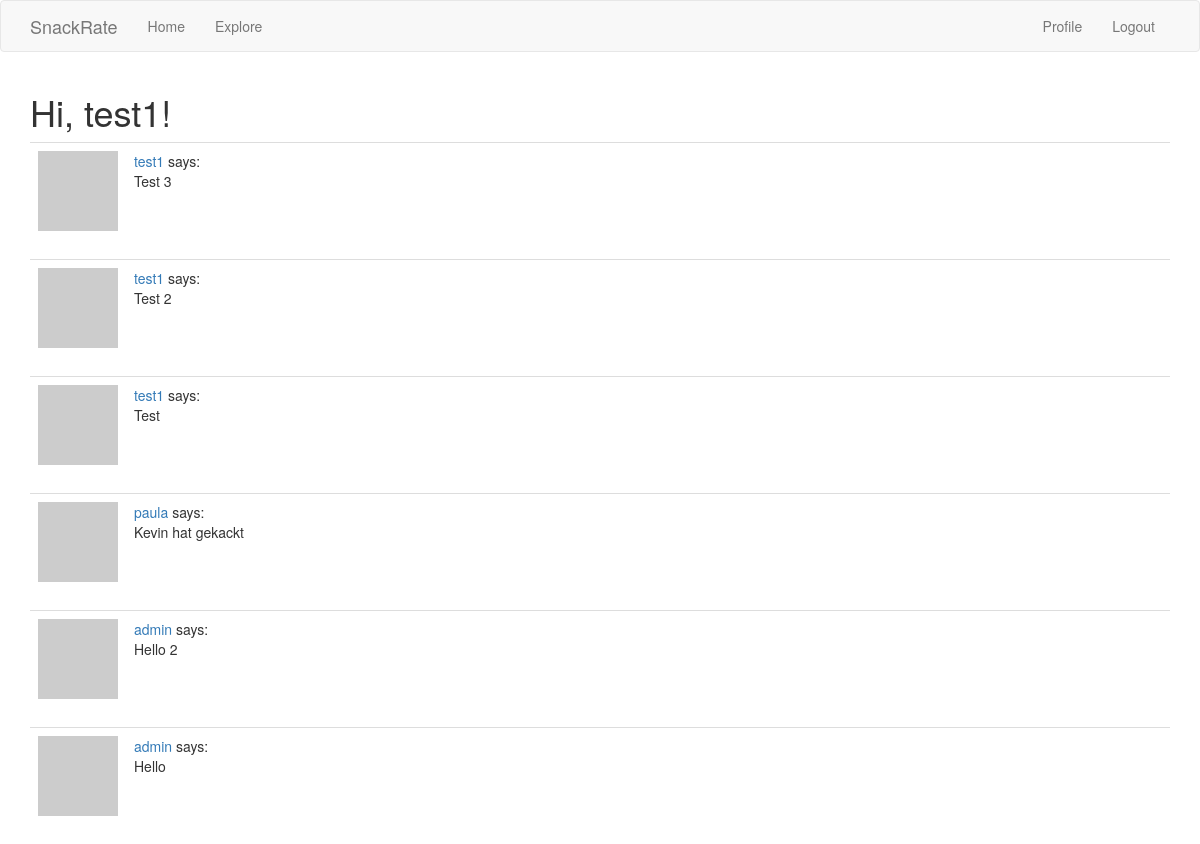
/explore (signed in), run on an earlier commit of the app's database.
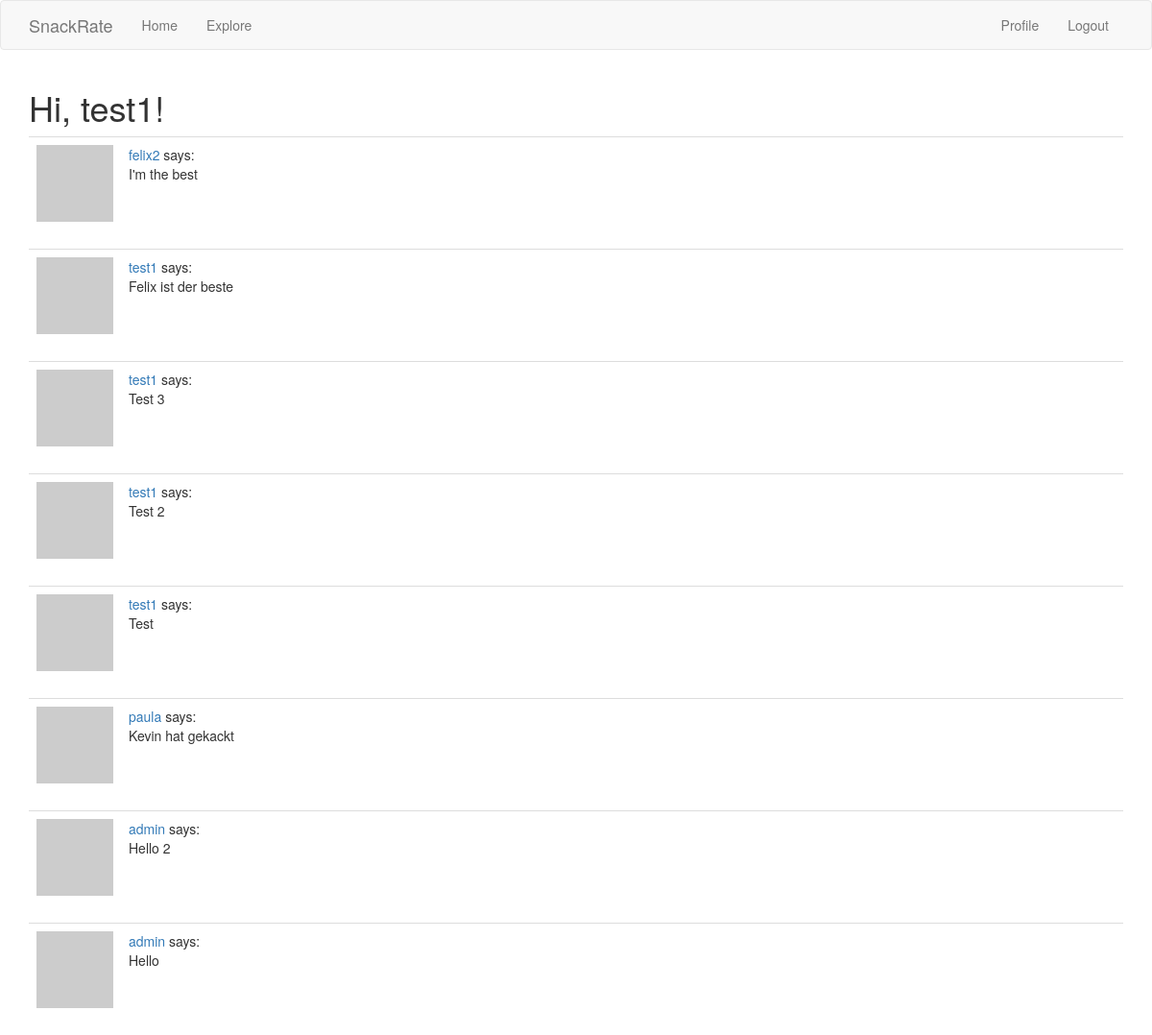
And on a later commit of the database.
### app/models.py (models this page shows, shortened)
class User(UserMixin, db.Model):
    id = db.Column(db.Integer, primary_key=True)
    username = db.Column(db.String(64), index=True, unique=True)
    email = db.Column(db.String(120), index=True, unique=True)
    password_hash = db.Column(db.String(128))
    posts = db.relationship('Post', backref='author', lazy='dynamic')
    about_me = db.Column(db.String(140))
    last_seen = db.Column(db.DateTime, default=datetime.utcnow)
    followed = db.relationship(
        'User', secondary=followers,
        primaryjoin=(followers.c.follower_id == id),
        secondaryjoin=(followers.c.followed_id == id),
        backref=db.backref('followers', lazy='dynamic'), lazy='dynamic')
    def avatar(self, size):
        digest = md5(self.email.lower().encode('utf-8')).hexdigest()
        return 'https://www.gravatar.com/avatar/{}?d=identicon&s={}'.format(digest,size)

class Post(db.Model):
    id = db.Column(db.Integer, primary_key=True)
    body = db.Column(db.String(140))
    timestamp = db.Column(db.DateTime, index=True, default=datetime.utcnow)
    user_id = db.Column(db.Integer, db.ForeignKey('user.id'))

### app/routes.py (the view)
@app.route('/explore')
@login_required
def explore():
    page = request.args.get('page', 1, type=int)
    posts = Post.query.order_by(Post.timestamp.desc()).paginate(
        page=page, per_page=app.config['POSTS_PER_PAGE'], error_out=False)
    next_url = url_for('explore', page=posts.next_num) if posts.has_next else None
    prev_url = url_for('explore', page=posts.prev_num) if posts.has_prev else None
    return render_template('index.html', title='Explore', posts=posts.items, next_url=next_url, prev_url=prev_url)

### app/models.py (called while the page is built)
@login.user_loader
def load_user(id):
    return User.query.get(int(id))

### app/routes.py (called while the page is built)
@app.before_request
def before_request():
    if current_user.is_authenticated:
        current_user.last_seen = datetime.utcnow()
        db.session.commit()

### app/templates/index.html (shortened to what this page needs)
{% extends "base.html" %}
{% block app_content %}
    <h1>Hi, {{ current_user.username }}!</h1>
    {% for post in posts %}
        {% include '_posts.html' %}
    {% endfor %}
{% endblock %}

### app/templates/base.html (shortened to what this page needs)
{% extends 'bootstrap/base.html' %}
{% block navbar %}
    <nav class="navbar navbar-default">
        <div class="container">
            <div class="navbar-header">
            <a class="navbar-brand" href="{{ url_for('index') }}">SnackRate</a>
            </div>
            <div class="collapse navbar-collapse"
            id="bs-example-navbar-collapse-1">
                <ul class="nav navbar-nav">
                    <li><a href="{{ url_for('index') }}">Home</a></li>
                    <li><a href="{{ url_for('explore') }}">Explore</a></li>
                </ul>
                <ul class="nav navbar-nav navbar-right">
                    {% if current_user.is_anonymous %}
                    <li><a href="{{ url_for('login') }}">Login</a></li>
                    <li><a href="{{ url_for('register') }}">Register</a></li>
                    {% else %}
                    <li><a href="{{ url_for('user',
                        username=current_user.username) }}">Profile</a></li>
                    <li><a href="{{ url_for('logout') }}">Logout</a></li>
                    {% endif %}
                </ul>
            </div>
        </div>
    </nav>
{% endblock %}
{% block content %}
    <div class="container">
        {% block app_content %}{% endblock %}
    </div>
{% endblock %}

### app/templates/_posts.html
<table class="table table-hover">
    <tr>
        <td width="70px">
            <a href="{{ url_for('user', username=post.author.username) }}">
                <img src="{{ post.author.avatar(70) }}" />
            </a>
        </td>
        <td>
            <a href="{{ url_for('user', username=post.author.username) }}">
                {{ post.author.username }}
            </a>
            says:
            <br>
            {{ post.body }}
        </td>
    </tr>
</table>

What changed in the data, as far as the page shows it:
added Post: author.username "felix2", body "I'm the best"
added Post: author.username "test1", body "Felix ist der beste"
